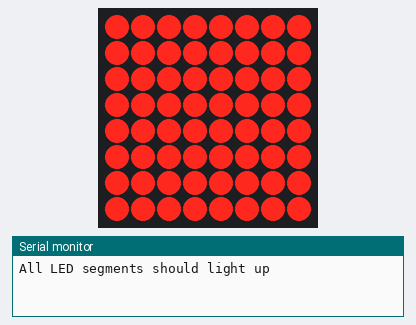
Bench run of a sketch on a simulated Arduino Uno, built with avr-gcc and run on an emulated ATmega328P. On the bench: 8×8 LED matrix, the last lines printed to the serial monitor. Wiring (inferred from the names in the program): MAX7219 LED driver (orientation assumed): data pin 11; clock pin 13; CS pin 7.

Above: at 0.1 s.
At 1.3 s:
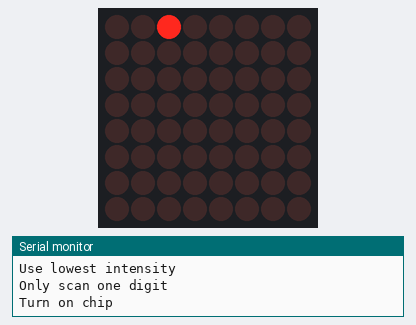
At 2.0 s:
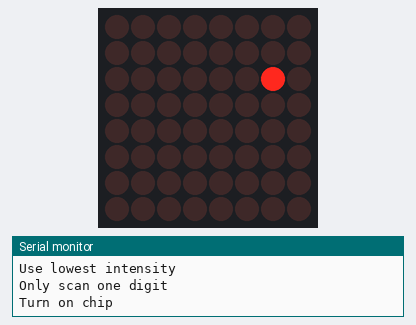
At 2.61 s:
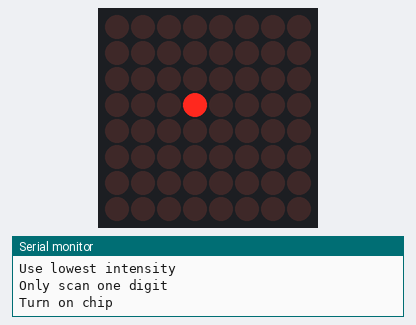
At 3.81 s:
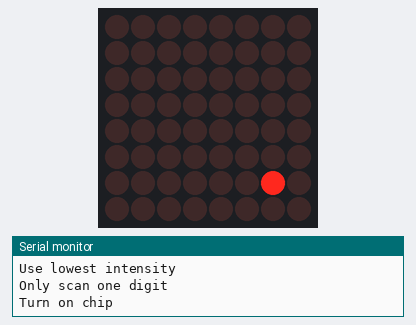
At 5.12 s:
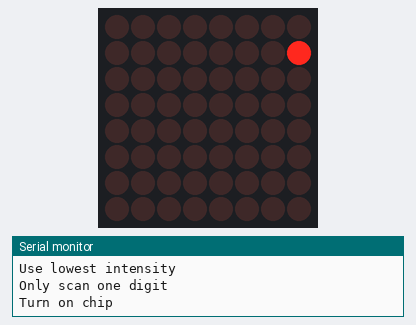

The sketch:

dot_matrix.ino
```cpp
// (licence header left out)
//#include <SPI.h>

// What pin on the Arduino connects to the LOAD/CS pin on the MAX7219/MAX7221

#define LOAD_PIN 7
#define MOSI 11
#define MISO 12
#define SCK 13

/**

 * Transfers data to a MAX7219/MAX7221 register.

 *

 * @param address The register to load data into

 * @param value   Value to store in the register

 */
byte row[9]= {0x01,0x02,0x04,0x08,0x10,0x20,0x40,0x80, 0x00};

void maxTransfer(uint8_t address, uint8_t value) {
  // Ensure LOAD/CS is LOW
  digitalWrite(LOAD_PIN, LOW);
  // Send the register address

  byteout(address);

   // Send the value
  byteout(value);
  // Tell chip to load in data
 digitalWrite(LOAD_PIN, HIGH);
}

void setup() {
  // Set load pin to output
  pinMode(LOAD_PIN, OUTPUT);
  pinMode(SCK, OUTPUT);
  pinMode(MOSI, OUTPUT);
  pinMode(MISO, INPUT);
  Serial.begin(9600);
  // Reverse the SPI transfer to send the MSB first
  //SPI.setBitOrder(MSBFIRST);
  // Start SPI
 // SPI.begin();
  // Run test
  // All LED segments should light up
  maxTransfer(0x0F, 0x01);
  Serial.println("All LED segments should light up");
  delay(1000);
  maxTransfer(0x0F, 0x00);
  Serial.println("All LED segments should light down");
  //mode select
  maxTransfer(0x09, 0x00);
  Serial.println("mode select");
  // Use lowest intensity
  maxTransfer(0x0A, 0x00);
  Serial.println("Use lowest intensity");
  // Only scan one digit
  maxTransfer(0x0B, 0x07);
   Serial.println("Only scan one digit");
  // Turn on chip
 maxTransfer(0x0C, 0x01);
 Serial.println("Turn on chip");
}

void loop() {
  // Loop through each code

  for (int j = 0; j < 8; j++)
  {

  for (int i = 0; i < 9; i++)
  {
    maxTransfer(j+1, row[i]);
    delay(50);
  }
}
}
void byteout(uint8_t data) {

    digitalWrite(SCK,LOW);// Ensure SCK is low
    for (int i = 0; i < 8; i++)         // Loop through each bit
    {

        if ((data & 0x80))      // Check if next bit is a 1
        {
            digitalWrite(MOSI, HIGH);                // If a 1, pull SO high //send MOSI high
        }
        else
        {
            digitalWrite(MOSI, LOW);                // If a 0, pull SO low // send MOSI low
        }
        delayMicroseconds(1);

        digitalWrite(SCK,HIGH);      // Bring SCK high to latch bit
        delayMicroseconds(1);
        digitalWrite(SCK,LOW);       // Bring SCK low for next bit
        data = data << 1;           // Shift byte left for next bit


    }
}


 // end of byteout(...)


byte bytein()
{

    byte retval;    // Return value

    retval = 0;
    digitalWrite(SCK,LOW);                        // Ensure SCK is low
    for (int i = 0; i < 8; i++)         // Loop through each bit
    {
        retval = retval << 1;       // Shift byte left for next bit
        digitalWrite(SCK,HIGH);                 // Bring SCK high
        if (digitalRead(MISO))                   // Check if next bit is a 1
        {
            retval |= 0x01;         // If a 1, set next bit to 1
        }
        else
        {
            retval &= 0xFE;         // If a 0, set next bit to 0
        }
        digitalWrite(SCK,LOW);                    // Bring SCK low for next bit
    }

    return retval;
} // end of bytein(void)
```

Measured:
- by itself, everything shown: repeats every 3.6 s, in 72 steps
